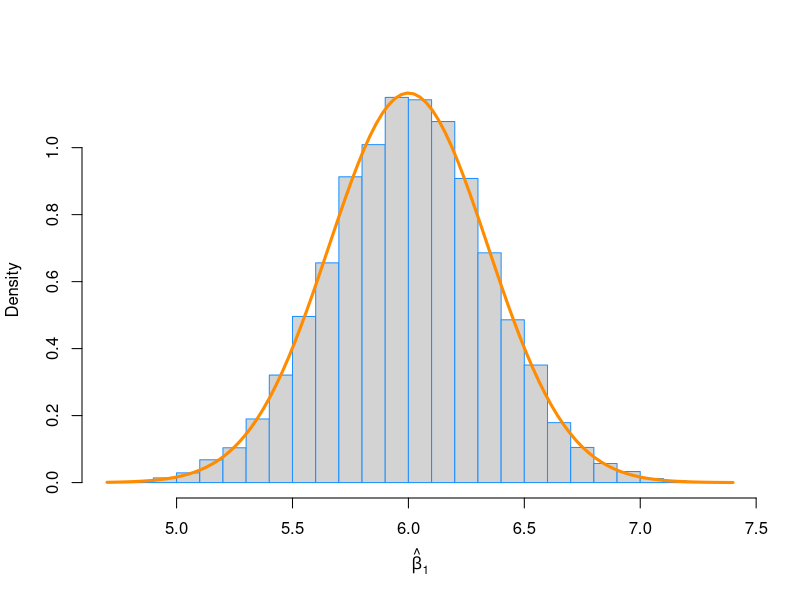
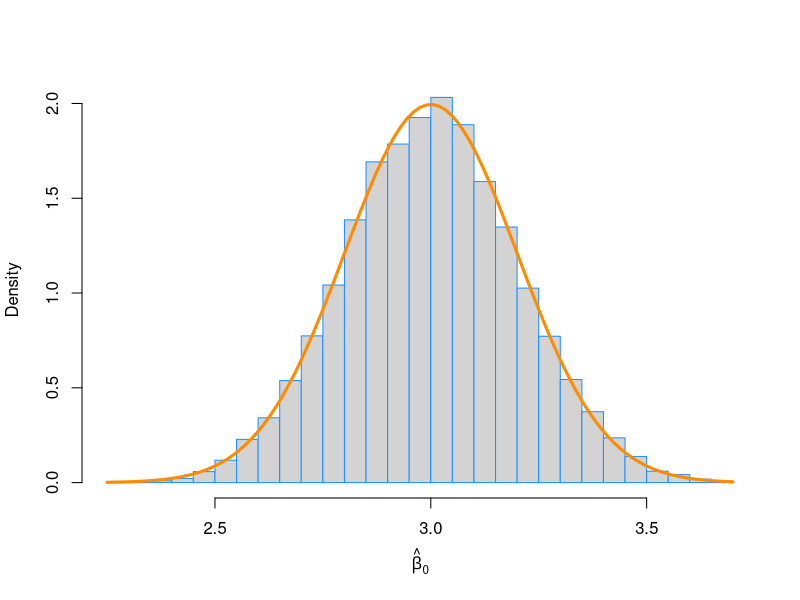

Here is the R script that generated these plots, in order:
#simulating sampling distributions
#simulation of data, and varifying against the true model
set.seed(42)
sample_size = 100 # this is n

x = seq(-1,1, length = sample_size)
x
Sxx = sum((x - mean(x)) ^ 2)
Sxx

beta_0 = 3
beta_1 = 6
sigma = 2

var_beta_1_hat = sigma ^ 2 / Sxx
var_beta_1_hat
var_beta_0_hat = sigma ^ 2 * ((1/sample_size) + mean(x)/Sxx)
var_beta_0_hat

num_samples = 10000 # make 10,000 datasets 
beta_0_hats = rep(0, num_samples) #pre-allocate a vector
beta_1_hats = rep(0, num_samples) #pre-allocate a vector

for (i in 1: num_samples) {
  eps = rnorm(sample_size, mean = 0, sd = sigma)
  y = beta_0 + (beta_1 * x) + eps
  
  sim_model = lm (y ~ x)
  
  beta_0_hats[i] = coef(sim_model)[1]
  beta_1_hats[i] = coef(sim_model)[2]
}

mean(beta_1_hats) #empirical mean
beta_1            #true mean

var(beta_1_hats)  #empirical variance
var_beta_1_hat    #true variance

#empirical distribution
hist(beta_1_hats, prob = TRUE, breaks = 20,
     xlab = expression(hat(beta)[1]), main = "", border = "dodgerblue")

#curve of true distribution
curve(dnorm(x, mean = beta_1, sd = sqrt(var_beta_1_hat)),
      col = "darkorange", add = TRUE, lwd = 3)

#use simulated data to calculate the probability that a value is less than 6.2
#empirical mean = probabilit that a value is less than 6.2   
mean(beta_1_hats < 6.2)




mean(beta_0_hats) #empirical mean
beta_0            #true mean
var(beta_0_hats)  #empirical variance
var_beta_0_hat    #true variance

#empirical distribution
hist(beta_0_hats, prob = TRUE, breaks = 25,
     xlab = expression(hat(beta)[0]), main = "", border = "dodgerblue")

#curve of true distribution
curve(dnorm(x, mean = beta_0, sd = sqrt(var_beta_0_hat)),
      col = "darkorange", add = TRUE, lwd = 3)
